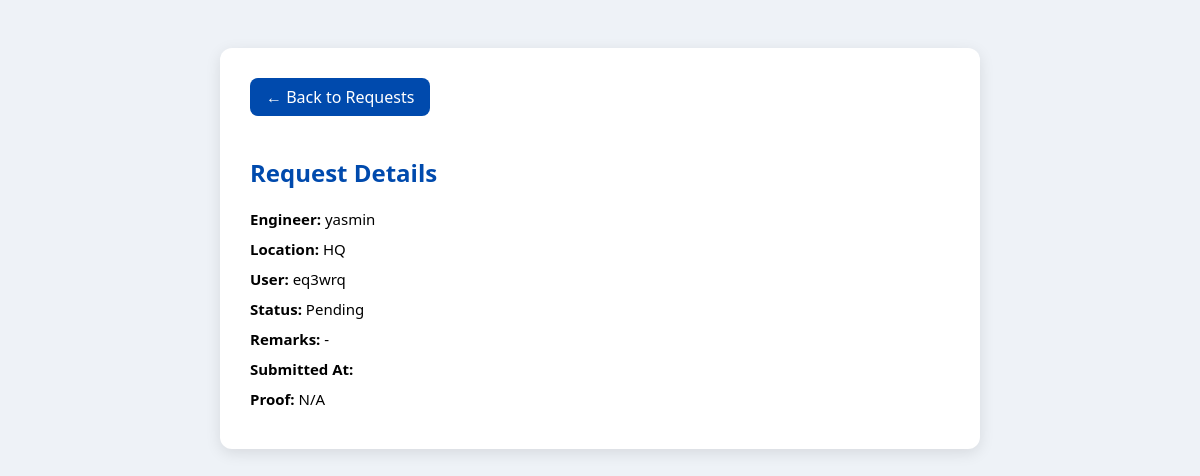
The page /beyond2u/dashboard/systemengineer/my_submissions/10/view/ (signed in) on the database its author committed.
### inventorySystem/models.py (models this page shows, shortened)
class Request(models.Model):
    TYPE_CHOICES = [
        ('Asset Refresh', 'Asset Refresh'),
        ('Parts Upgrade', 'Parts Upgrade'),
        ('Tech Refresh', 'Tech Refresh'),
    ]
    STATUS_CHOICES = [
        ('Pending', 'Pending'),
        ('Approved', 'Approved'),
        ('Rejected', 'Rejected'),
    ]
    FORMAT_STATUS_CHOICES = [
        ('Formatted', 'Formatted'),
        ('Not Formatted', 'Not Formatted'),
    ]
    UPLOAD_STATUS_CHOICES = [
        ('Uploaded', 'Uploaded'),
        ('Not Yet', 'Not Yet'),
    ]
    engineer = models.ForeignKey(settings.AUTH_USER_MODEL, on_delete=models.CASCADE)
    type = models.CharField(max_length=50, choices=TYPE_CHOICES)
    location = models.CharField(max_length=100)
    user = models.CharField(max_length=100)
    old_barcode = models.CharField(max_length=100, blank=True, null=True)
    new_barcode = models.CharField(max_length=100, blank=True, null=True)
    old_serial = models.CharField(max_length=100, blank=True, null=True)
    new_serial = models.CharField(max_length=100, blank=True, null=True)
    old_ip = models.GenericIPAddressField(blank=True, null=True)
    new_ip = models.GenericIPAddressField(blank=True, null=True)
    new_mac = models.CharField(max_length=50, blank=True, null=True)
    old_hostname = models.CharField(max_length=100, blank=True, null=True)
    new_hostname = models.CharField(max_length=100, blank=True, null=True)
    start_time = models.DateTimeField(blank=True, null=True)
    end_time = models.DateTimeField(blank=True, null=True)
    rescheduled_date = models.DateField(blank=True, null=True)
    status = models.CharField(max_length=20, choices=STATUS_CHOICES, default='Pending')
    format_status = models.CharField(max_length=20, choices=FORMAT_STATUS_CHOICES, blank=True, null=True)
    upload_status = models.CharField(max_length=20, choices=UPLOAD_STATUS_CHOICES, default='Not Yet')
    reason_not_formatted = models.TextField(blank=True, null=True)
    reason_not_uploaded = models.TextField(blank=True, null=True)
    remarks = models.TextField(blank=True, null=True)
    proof = models.FileField(upload_to='', blank=True, null=True)
    assigned_approver = models.ForeignKey(
        settings.AUTH_USER_MODEL,
        related_name='approver_requests',
        on_delete=models.SET_NULL,
        null=True,
        blank=True
    )
    created_at = models.DateTimeField(auto_now_add=True)
    updated_at = models.DateTimeField(auto_now=True)

class User(AbstractUser):
    ROLE_CHOICES = [
        ('TeamLead', 'Team Lead'),
        ('SystemEngineer', 'System Engineer'),
    ]
    role = models.CharField(max_length=20, choices=ROLE_CHOICES, default='SystemEngineer')

### inventorySystem/views.py (the view)
# urls.py: path('dashboard/systemengineer/my_submissions/<int:req_id>/view/', views.view_request_details, name='task_detail'),
@login_required
def view_request_details(request, req_id):
    request_obj = Request.objects.filter(id=req_id).first()
    request_type = "Request"
    if not request_obj:
        request_obj = TechRefreshRequest.objects.filter(id=req_id).first()
        request_type = "TechRefreshRequest"
    if not request_obj:
        messages.error(request, "Request not found.")
        return redirect('my_submissions')
    context = {
        'request_obj': request_obj,
        'request_type': request_type,
    }
    return render(request, 'view_request_details.html', context)

### inventorySystem/templates/view_request_details.html (shortened to what this page needs)
<!DOCTYPE html>
<html lang="en">
<head>
</head>
<body>
  <div class="container">
    <a href="{% url 'my_submissions' %}" class="back-btn">← Back to Requests</a>
    <h2>Request Details</h2>
    <p><strong>Engineer:</strong> {{ request_obj.engineer.username }}</p>
    <p><strong>Location:</strong> {{ request_obj.location }}</p>
    <p><strong>User:</strong> {{ request_obj.user }}</p>
    <p><strong>Status:</strong> {{ request_obj.status }}</p>
    <p><strong>Remarks:</strong> {{ request_obj.remarks|default:"-" }}</p>
    <p><strong>Submitted At:</strong> {{ request_obj.submitted_at|date:"Y-m-d H:i" }}</p>
    <p><strong>Proof:</strong>
      {% if request_obj.proof %}
        <a href="{{ request_obj.proof.url }}" target="_blank">View Uploaded Proof</a>
      {% else %}
        N/A
      {% endif %}
    </p>
  </div>
</body>
</html>

### inventorySystem/templates/view_request_details.html (style rules this page uses)
body { font-family: 'Segoe UI', sans-serif; background: #eef2f7; padding: 40px; }
.container { max-width: 700px; margin: auto; background: white; padding: 30px; border-radius: 12px; box-shadow: 0 4px 15px rgba(0,0,0,0.1); }
h2 { color: #004aad; margin-bottom: 20px; }
p { margin: 10px 0; font-size: 15px; }
a { color: #004aad; text-decoration: none; font-weight: 500; }
.back-btn { display: inline-block; margin-bottom: 20px; background: #004aad; color: white; padding: 8px 16px; border-radius: 8px; text-decoration: none; }

### rows shown on the page
Request: engineer.username "yasmin", location "HQ", user "eq3wrq", status "Pending", remarks "-"
